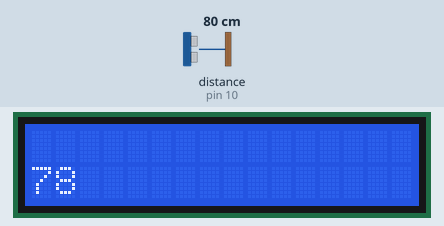
This sketch was run on a simulated Arduino Uno, built with avr-gcc and run on an emulated ATmega328P. Shown: 16×2 character LCD. Wiring (inferred from the names in the program): ultrasonic range finder: trigger pin 9; echo pin 10. Inputs (shaded band) come from the test bench; at power-on: distance to the obstacle (sensor on pin 10) 80 cm. The echo pulse lasts 58.3 µs per cm; what the sketch prints to the serial monitor is not drawn.

Above: at 1.2 s.
1.3 s: distance to the obstacle (sensor on pin 10) set to 120 cm
At 2.8 s:
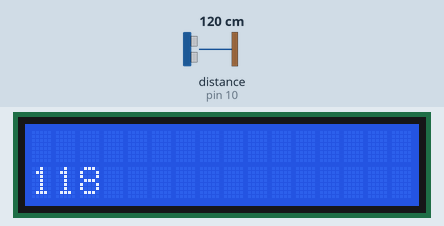
5.5 s: distance to the obstacle (sensor on pin 10) set to 2 cm
At 6.0 s:
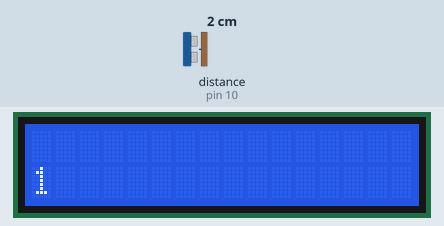
7.1 s: distance to the obstacle (sensor on pin 10) set to 250 cm
At 8.7 s:
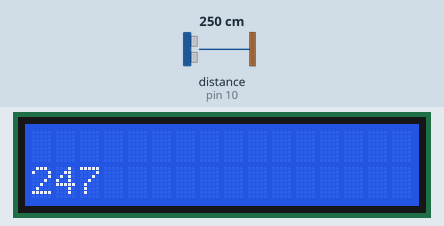
Timing chart, 0 to 10.2 s (numbered marks = the images above; inputs shaded):
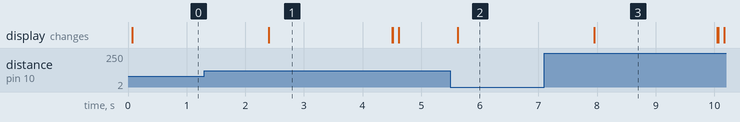

The sketch:

dist1.ino
```cpp
// defines pins numbers
#include <LiquidCrystal_I2C.h>
const int trigPin = 9;
const int echoPin = 10;
LiquidCrystal_I2C lcd(0x27, 16, 2);
// defines variables
long duration;
int distance;
int counter,count;
int current=0;
void setup() {
pinMode(trigPin, OUTPUT); // Sets the trigPin as an Output
pinMode(echoPin, INPUT); // Sets the echoPin as an Input
Serial.begin(9600); // Starts the serial communication
lcd.begin();
}

void loop() {
  lcd.clear();

   int fn=dist();
  if(fn==1){
  while(fn==1){
    counter++;
    fn=dist();
    delay(1000);
  }
  }
else{
if(counter>2){
  count=count+1;
  counter=0;
  Serial.print("count");
  Serial.println(count);
  lcd.setCursor(0,0);
  lcd.print(count);
}
}
delay(1000);
}
int dist(){
  // Clears the trigPin
digitalWrite(trigPin, LOW);
delayMicroseconds(2);

// Sets the trigPin on HIGH state for 10 micro seconds
digitalWrite(trigPin, HIGH);
delayMicroseconds(10);
digitalWrite(trigPin, LOW);

// Reads the echoPin, returns the sound wave travel time in microseconds
duration = pulseIn(echoPin, HIGH);

// Calculating the distance
distance= duration*0.034/2;

// Prints the distance on the Serial Monitor
//Serial.print("Distance: ");
Serial.println(distance);
lcd.setCursor(0,1);
  lcd.print(distance);
  //lcd.clear();
delay(100);
if(distance<=100)
{
current=1;
}
else {
  current=0;
}
return current;
}
```

Measured:
- after the input at 1.3 s, the display: changes after 1.1 s (image 1)
- after the input at 7.1 s, the display: changes after 0.85 s (image 3)
- what the display in image 1 shows lasts 2.1 s, from 2.4 s to 4.5 s
